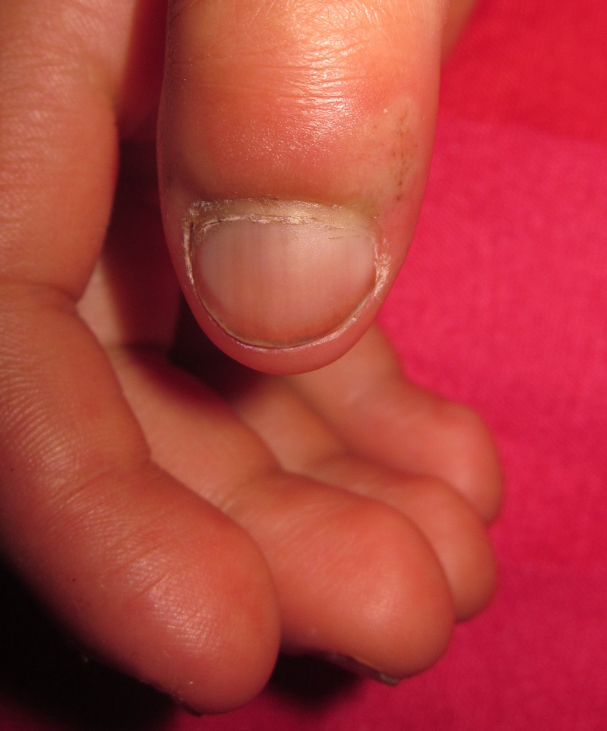
#> input picture nail1.jpg, 1821 x 2193 px (shown at 1/3 size)
$ python -i ui.py   (imports and definitions only)   (older library calls are emulated)
#> lines starting #> are read from the running program, lines starting #| are printed output that depends on the picture; after the words box and inside, x2 and y2 are one past the last pixel; in counts of white or black regions, pixels touching at a corner belong together
import streamlit as st
import google.generativeai as genai
import base64
import json
import io
import time
import numpy as np
from PIL import Image, ImageFilter, ImageDraw
import cv2
import tempfile
import os
from dotenv import load_dotenv
import google.generativeai as genai
from datetime import datetime
import matplotlib.pyplot as plt
import matplotlib.dates as mdates
import textwrap

# [1 line not run here, left out]

api_key = os.getenv("GEMINI_API_KEY")
# [1 line not run here, left out]
model = genai.GenerativeModel("gemini-2.5-flash")

# ─── Page Config ───────────────────────────────────────────────────────────────
# [339 lines not run here, left out]


# ─── Helpers ───────────────────────────────────────────────────────────────────

# [28 lines left out: functions image_to_base64, generate_heatmap, not called in this run]


def detect_nail_live(frame_rgb: np.ndarray) -> tuple:
    """
    Robust nail detection using multi-channel skin + nail plate analysis.
    Returns (is_nail: bool, confidence_pct: int, feedback: str, details: dict)
    """
    h, w = frame_rgb.shape[:2]
#> h = 2193; w = 1821
    score = 0
    details = {}

    # ── 1. Convert colour spaces ────────────────────────────────────────────────
    hsv  = cv2.cvtColor(frame_rgb, cv2.COLOR_RGB2HSV)
#> hsv: shape (2193, 1821, 3); mean H, S, V 71.2, 182.6, 175.5
    ycrcb = cv2.cvtColor(frame_rgb, cv2.COLOR_RGB2YCrCb)
#> ycrcb: shape (2193, 1821, 3); mean of channels 0, 1, 2 95.9, 184.8, 107.8
    gray  = cv2.cvtColor(frame_rgb, cv2.COLOR_RGB2GRAY)
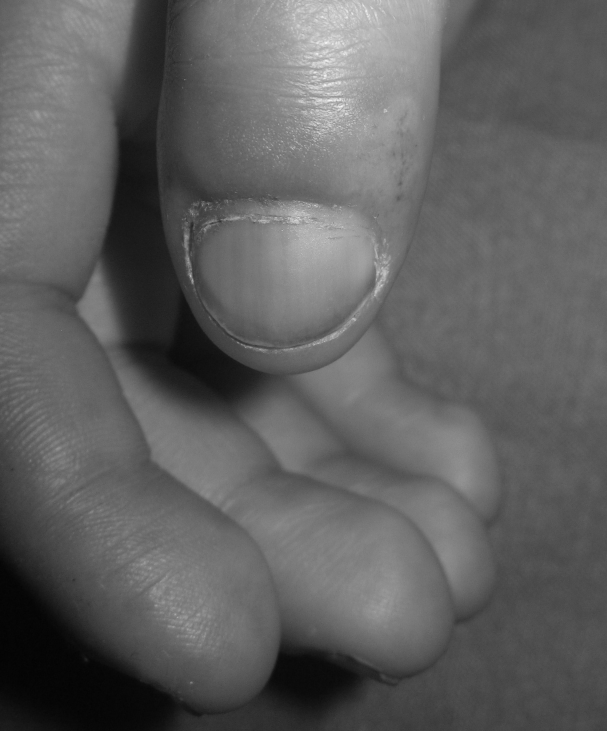
#> gray: shape (2193, 1821) (shown at 1/3 size); min 1, max 249, mean 95.9

    # ── 2. Skin detection — HSV + YCrCb dual-range ────────────────────────────
    # HSV skin ranges (light to dark skin tones)
    skin_hsv_ranges = [
        (np.array([0,  15,  60], np.uint8), np.array([25, 200, 255], np.uint8)),   # warm skin
        (np.array([0,  10,  80], np.uint8), np.array([20, 180, 255], np.uint8)),   # light skin
        (np.array([155,15,  60], np.uint8), np.array([180,200, 255], np.uint8)),   # pinkish/wrap-around hue
    ]
    skin_mask = np.zeros((h, w), dtype=np.uint8)
    for lo, hi in skin_hsv_ranges:
        skin_mask = cv2.bitwise_or(skin_mask, cv2.inRange(hsv, lo, hi))
#> this loop made 3 passes
#> pass 1, in detect_nail_live, `skin_mask = cv2.bitwise_or(skin_mask, cv2.inRange(hsv, lo, hi))`:
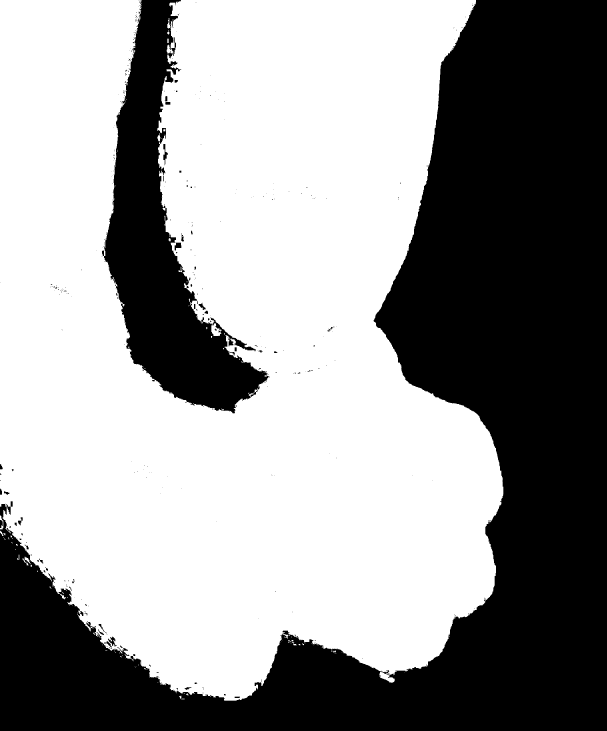
#> skin_mask: shape (2193, 1821) (shown at 1/3 size); 59.5% white; 394 black regions (342 under 20 px), largest, box (x1, y1, x2, y2) and area: (0, 0, 1821, 2193) 1390470, (306, 0, 806, 1240) 219841, (490, 432, 504, 496) 353

    # YCrCb skin range (robust across lighting)
    ycrcb_mask = cv2.inRange(ycrcb,
                              np.array([0,  133, 77],  np.uint8),
                              np.array([255,173, 127], np.uint8))
#> ycrcb_mask: shape (2193, 1821); 23.8% white; 419 white regions (246 under 20 px), largest, box (x1, y1, x2, y2) and area: (204, 0, 1171, 1440) 522978, (0, 860, 768, 2193) 221000, (0, 0, 404, 479) 82154
    combined_skin = cv2.bitwise_and(skin_mask, ycrcb_mask)
#> combined_skin: shape (2193, 1821); 16.3% white; 1358 white regions (1156 under 20 px), largest, box (x1, y1, x2, y2) and area: (455, 0, 1171, 1058) 253306, (0, 860, 762, 2137) 147616, (0, 0, 404, 479) 82154

    # Morphological cleanup
    kernel = cv2.getStructuringElement(cv2.MORPH_ELLIPSE, (7, 7))
    combined_skin = cv2.morphologyEx(combined_skin, cv2.MORPH_CLOSE, kernel)
#> combined_skin: shape (2193, 1821); 17.1% white; 588 white regions (450 under 20 px), largest, box (x1, y1, x2, y2) and area: (399, 0, 1171, 1058) 258922, (0, 860, 762, 2138) 154318, (0, 0, 404, 479) 87306
    combined_skin = cv2.morphologyEx(combined_skin, cv2.MORPH_OPEN,  cv2.getStructuringElement(cv2.MORPH_ELLIPSE, (5,5)))
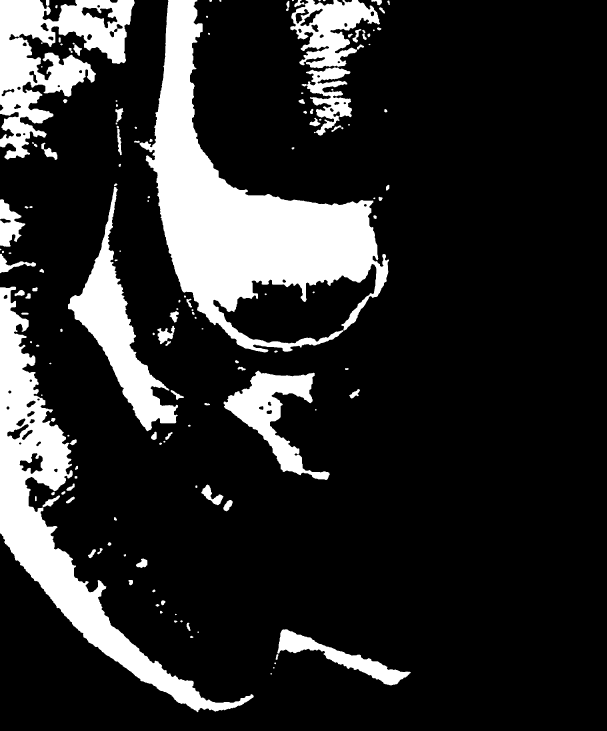
#> combined_skin: shape (2193, 1821) (shown at 1/3 size); 16.9% white; 151 white regions (14 under 20 px), largest, box (x1, y1, x2, y2) and area: (419, 0, 1167, 1058) 257504, (0, 860, 761, 2137) 152720, (0, 0, 404, 479) 86475

    skin_ratio = np.sum(combined_skin > 0) / (h * w)
#> skin_ratio = 0.169
    details["skin_ratio"] = round(skin_ratio, 3)

    if skin_ratio > 0.20:
        score += 25
    elif skin_ratio > 0.10:
        score += 15
    elif skin_ratio > 0.04:
        score += 5

    # ── 3. Nail plate detection — bright, low-saturation region ───────────────
    # Nail plate is typically brighter and less saturated than surrounding skin
    sat_ch  = hsv[:, :, 1].astype(float)
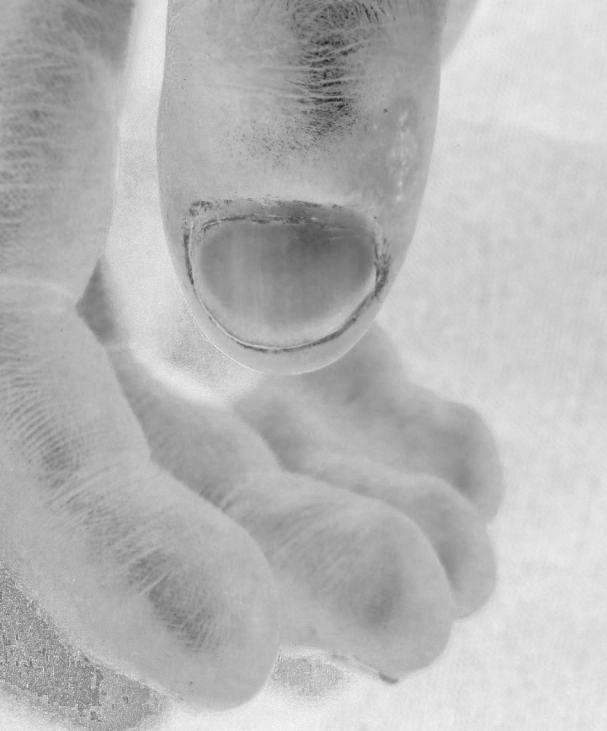
#> sat_ch: shape (2193, 1821) float64 (shown at 1/3 size); min 20, max 255, mean 182.6
    val_ch  = hsv[:, :, 2].astype(float)
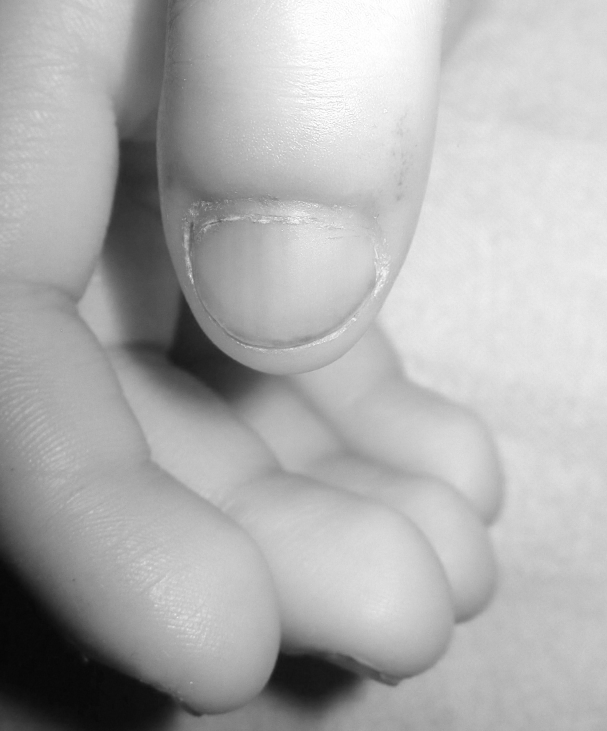
#> val_ch: shape (2193, 1821) float64 (shown at 1/3 size); min 3, max 255, mean 175.5

    # Low saturation (nail plate is pinkish-white, not vivid)
    low_sat_mask  = (sat_ch < 90).astype(np.uint8) * 255
#> low_sat_mask: shape (2193, 1821); 0.21% white; 407 white regions (330 under 20 px), largest, box (x1, y1, x2, y2) and area: (949, 294, 1035, 312) 726, (950, 175, 1005, 196) 482, (958, 110, 996, 138) 386
    # Moderate-to-bright value
    bright_mask   = (val_ch > 130).astype(np.uint8) * 255
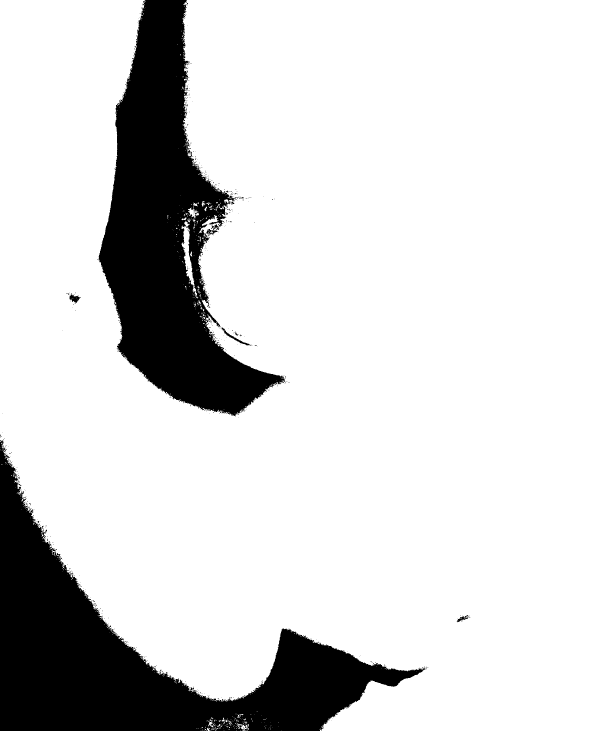
#> bright_mask: shape (2193, 1821) (shown at 1/3 size); 84.1% white; 580 black regions (570 under 20 px), largest, box (x1, y1, x2, y2) and area: (0, 1320, 1276, 2193) 329218, (292, 0, 854, 1249) 301563, (664, 983, 750, 1036) 554

    nail_plate_mask = cv2.bitwise_and(low_sat_mask, bright_mask)
    # Must overlap with skin region
    nail_plate_mask = cv2.bitwise_and(nail_plate_mask, combined_skin)

    nail_ratio = np.sum(nail_plate_mask > 0) / (h * w)
#> nail_ratio = 0.00208
    details["nail_ratio"] = round(nail_ratio, 3)

    # Focus bonus: nail should be near the centre of the frame
    cy1, cy2 = int(h * 0.2), int(h * 0.8)
#> cy1 = 438; cy2 = 1754
    cx1, cx2 = int(w * 0.2), int(w * 0.8)
#> cx1 = 364; cx2 = 1456
    centre_region = nail_plate_mask[cy1:cy2, cx1:cx2]
#> centre_region: shape (1316, 1092); 0.12% white in thin lines or dots, all inside (x1, y1, x2, y2) = (190, 8, 792, 613)
    centre_nail_ratio = np.sum(centre_region > 0) / ((cy2 - cy1) * (cx2 - cx1) + 1e-6)
#> centre_nail_ratio = 0.00122
    details["centre_nail_ratio"] = round(centre_nail_ratio, 3)

    if nail_ratio > 0.08:
        score += 25
    elif nail_ratio > 0.03:
        score += 15
    elif nail_ratio > 0.01:
        score += 5

    if centre_nail_ratio > 0.10:
        score += 15
    elif centre_nail_ratio > 0.04:
        score += 8

    # ── 4. Shape analysis — look for oval/rectangular nail contour ────────────
    nail_clean = cv2.morphologyEx(nail_plate_mask, cv2.MORPH_CLOSE,
                                   cv2.getStructuringElement(cv2.MORPH_ELLIPSE, (11, 11)))
#> nail_clean: shape (2193, 1821); 0.37% white; 136 white regions (99 under 20 px)
    contours, _ = cv2.findContours(nail_clean, cv2.RETR_EXTERNAL, cv2.CHAIN_APPROX_SIMPLE)
#> contours = 136 contours, 105 with area under 20; largest, box (x1, y1, x2, y2) and area: (938, 275, 1046, 355) 2994, (877, 684, 996, 746) 2824, (946, 105, 1033, 144) 1186, (963, 206, 1028, 238) 964, (934, 173, 1005, 201) 822

    has_nail_shape = False
    best_area = 0
    if contours:
        largest = max(contours, key=cv2.contourArea)
#> largest = contour of 302 points, box (x1, y1, x2, y2) (938, 275, 1046, 355), area 2994
        area = cv2.contourArea(largest)
#> area = 2993.5
        best_area = area
#> best_area = 2993.5
        min_area = h * w * 0.015   # nail must cover ≥1.5% of frame
#> min_area = 59901.8
        if area > min_area:
            x, y, cw, ch_ = cv2.boundingRect(largest)
            aspect = cw / ch_ if ch_ > 0 else 0
            # Typical fingernail aspect ratio: 0.4 (narrow portrait) to 2.5 (wide landscape)
            if 0.35 <= aspect <= 2.8:
                # Convexity check: nails are convex / nearly convex
                hull_area = cv2.contourArea(cv2.convexHull(largest))
                if hull_area > 0:
                    solidity = area / hull_area
                    if solidity > 0.55:   # nails are fairly solid shapes
                        has_nail_shape = True

    details["has_nail_shape"] = has_nail_shape
    details["best_contour_area"] = round(best_area)

    if has_nail_shape:
        score += 20

    # ── 5. Edge density — nail boundary should have clear edges ────────────────
    blurred_gray = cv2.GaussianBlur(gray, (5, 5), 0)
    edges = cv2.Canny(blurred_gray, 40, 120)
#> edges: shape (2193, 1821); 0.29% white in thin lines or dots, all inside (x1, y1, x2, y2) = (182, 0, 1168, 2051)
    # Only consider edges inside the skin area
    edge_in_skin = cv2.bitwise_and(edges, combined_skin)
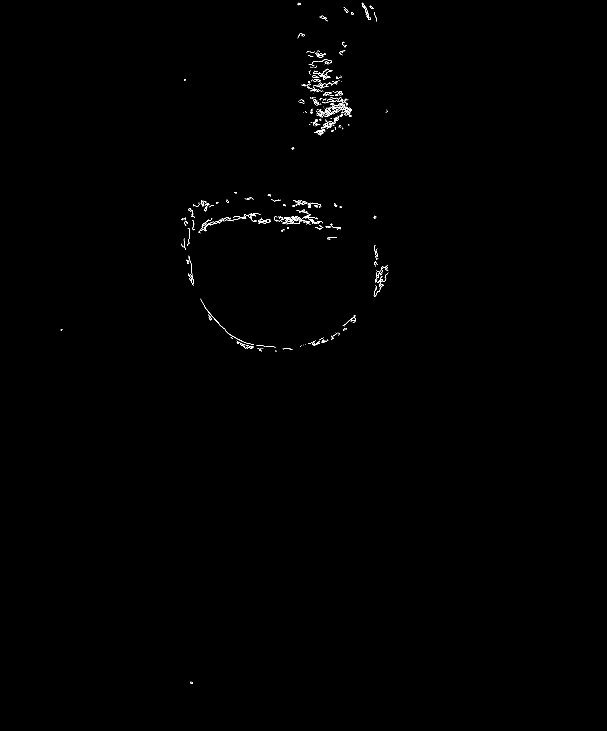
#> edge_in_skin: shape (2193, 1821) (shown at 1/3 size); 0.21% white in thin lines or dots, all inside (x1, y1, x2, y2) = (182, 8, 1165, 2051)
    edge_density = np.sum(edge_in_skin > 0) / (skin_ratio * h * w + 1e-6)
#> edge_density = 0.0121
    details["edge_density"] = round(edge_density, 3)

    if 0.05 < edge_density < 0.55:   # moderate edges = nail boundary present
        score += 10

    # ── 6. Brightness check — nail should be reasonably lit ────────────────────
    mean_brightness = float(np.mean(gray))
#> mean_brightness = 95.85
    details["brightness"] = round(mean_brightness)
    if mean_brightness < 50:
        score -= 15   # too dark
    elif mean_brightness > 230:
        score -= 10   # over-exposed

    # ── 7. Blurriness check ────────────────────────────────────────────────────
    laplacian_var = cv2.Laplacian(gray, cv2.CV_64F).var()
#> laplacian_var = 27.04
    details["sharpness"] = round(laplacian_var)
    if laplacian_var < 80:
        score -= 10   # too blurry

    score = max(0, min(100, score))

    # ── 8. Decision + feedback ─────────────────────────────────────────────────
    if score >= 65:
        return True, score, "✅ Nail detected clearly — ready to analyze!", details
    elif score >= 40:
        if skin_ratio < 0.10:
            msg = "⚠️ Move the camera closer — nail should fill the frame."
        elif not has_nail_shape:
            msg = "⚠️ Nail detected but shape unclear — adjust angle or lighting."
        elif mean_brightness < 50:
            msg = "⚠️ Image is too dark — move to better lighting."
        elif laplacian_var < 80:
            msg = "⚠️ Image is blurry — hold the camera steady."
        else:
            msg = "⚠️ Partially detected — centre the nail and move closer."
        return False, score, msg, details
    else:
        if skin_ratio < 0.05:
            msg = "❌ No finger/nail detected. Point the camera directly at your fingernail."
        elif mean_brightness < 50:
            msg = "❌ Too dark to detect. Use brighter lighting."
        elif laplacian_var < 80:
            msg = "❌ Image too blurry. Hold the camera very still."
        else:
            msg = "❌ Nail not detected. Ensure the nail fills most of the frame."
        return False, score, msg, details


# [37 lines left out: function analyze_nail_with_ai, not called in this run]


# ─── Session State Init ─────────────────────────────────────────────────────────
defaults = {
    "scan_history": [],
    "current_result": None,
    "current_image": None,
    "heatmap_image": None,
    "active_nav": "Scan & Analyze",
    "chat_messages": [],
    "risk_history": [],
}
# [53 lines not run here, left out]


# ─── Main Content ───────────────────────────────────────────────────────────────

# Header
# [1 line that did not run here, left out]
# [496 lines not run here, left out]

>>> import cv2
>>> picture = cv2.cvtColor(cv2.imread('nail1.jpg'), cv2.COLOR_BGR2RGB)
>>> result = detect_nail_live(picture)
